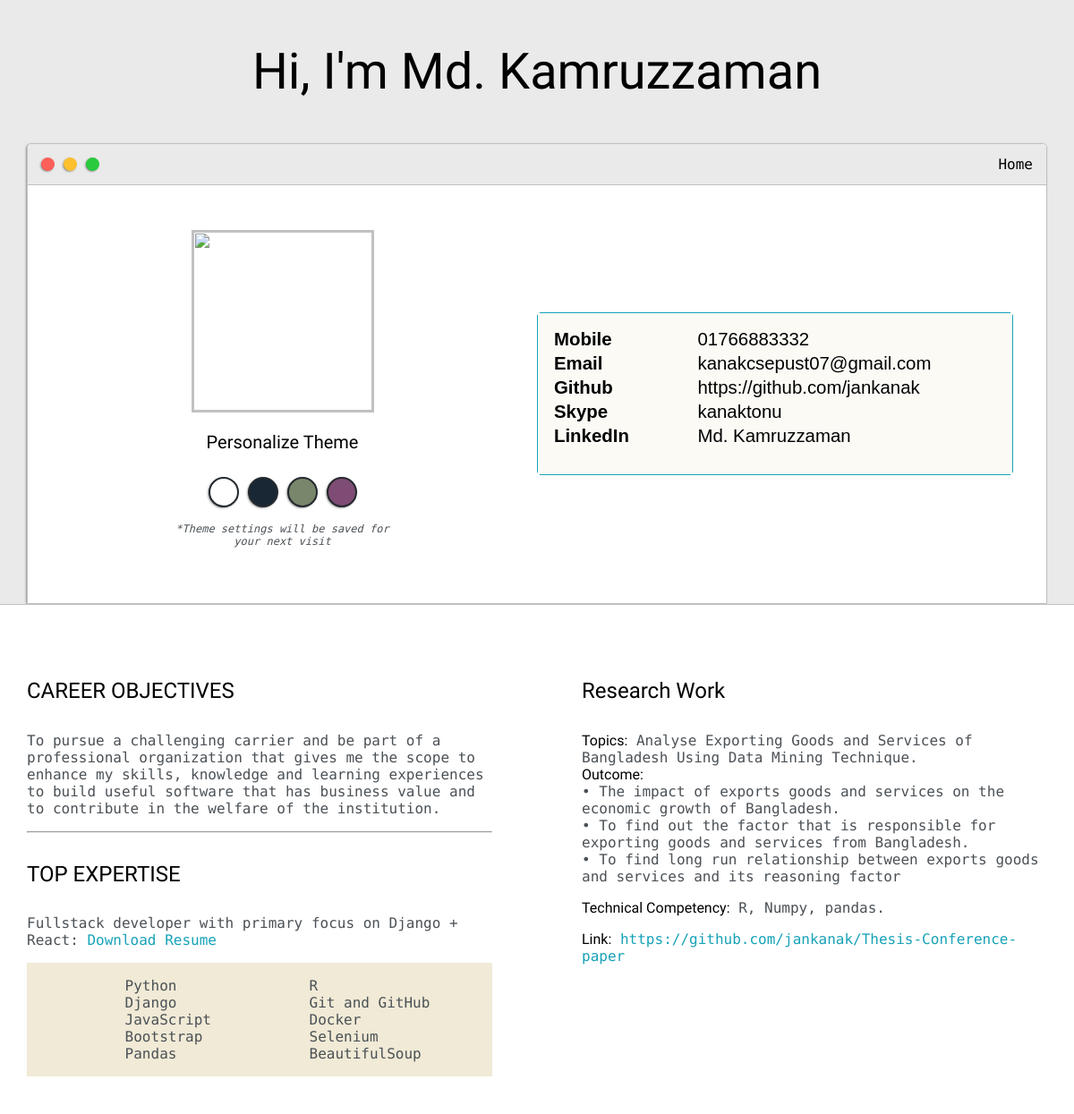
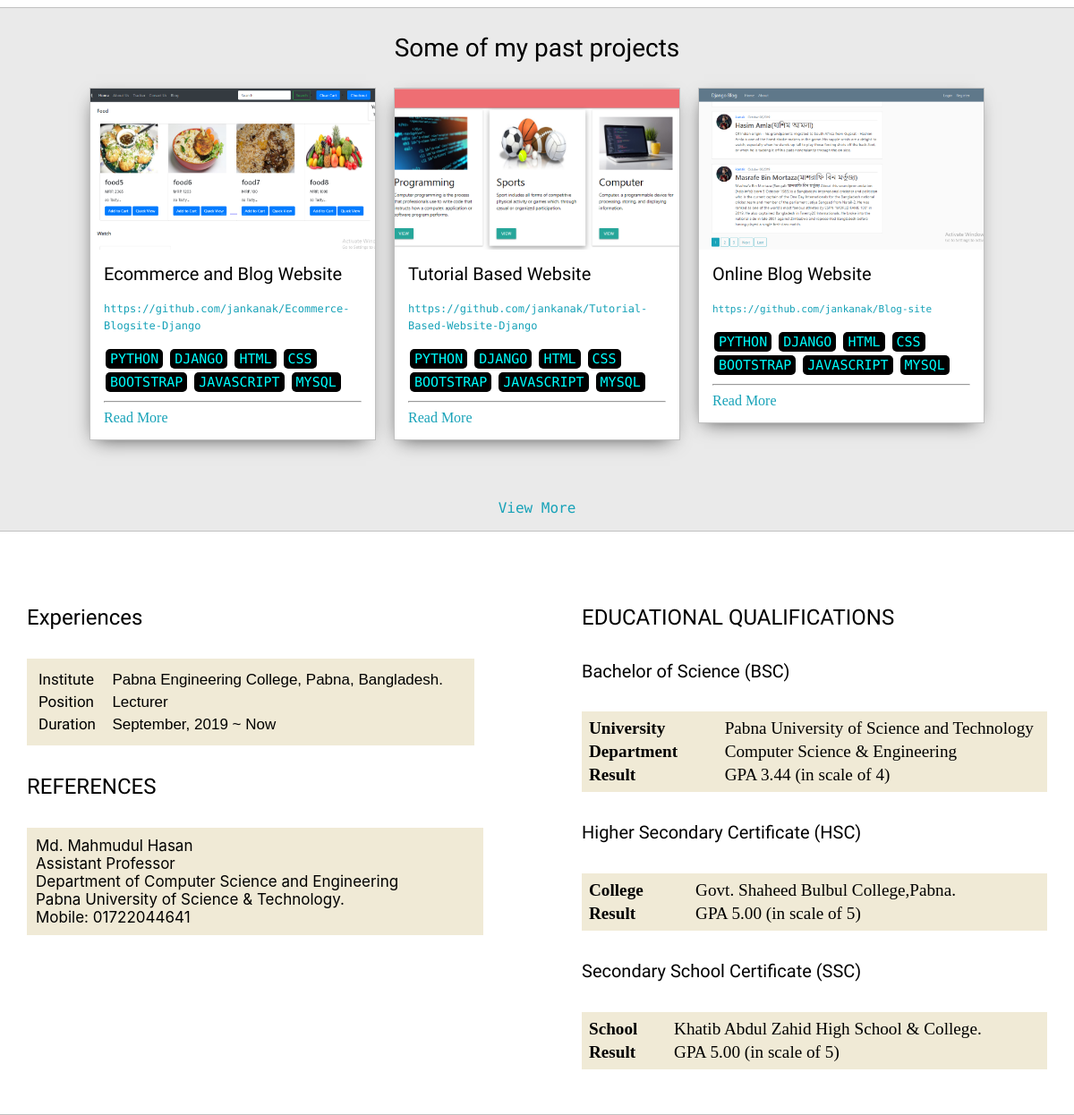
The page / on the database its author committed (2 pictures, top to bottom).
### base/models.py (models this page shows, shortened)
class Post(models.Model):
    headline=models.CharField(max_length=200)
    sub_headline=RichTextUploadingField(blank=True,null=True)
    thumbnail=models.ImageField(null=True,blank=True)
    body=RichTextUploadingField(blank=True,null=True)
    more_images=models.TextField(blank=True,null=True)
    created=models.DateTimeField(auto_now_add=True)
    active=models.BooleanField(default=False)
    featured=models.BooleanField(default=False)
    tags=models.ManyToManyField(Tag,null=True)
    slug=models.SlugField(blank=True,null=True)

class Tag(models.Model):
    name=models.CharField(max_length=200)
    def __str__(self):
        return self.name

### base/views.py (the view)
# urls.py: path('',views.home,name="home"),
def home(request):
    posts=Post.objects.all()[0:3]
    context={'posts':posts}
    return render(request,'base/index.html',context)

### base/templates/base/index.html (shortened to what this page needs)
<!DOCTYPE html>
{% load static %}
<html>
<head>
	<link rel="stylesheet" type="text/css" href="{% static 'css/default.css' %}">
	<link id="theme-style" rel="stylesheet" type="text/css" href="">
</head>
<body>
	<section class="s1">
		<div class="main-container">
			<div class="greeting-wrapper">
				<h1>Hi, I'm Md. Kamruzzaman
				</h1>
			</div>
			<div class="intro-wrapper">
				{% include 'base/navbar.html' %}
				<div class="left-column">
					<img id="profile_pic" src="{% static 'images/kanak.jpg' %}">
					<h5 style="text-align: center;line-height: 0;">Personalize Theme</h5>
					<div id="theme-options-wrapper">
						<div data-mode="light" id="light-mode" class="theme-dot"></div>
						<div data-mode="blue" id="blue-mode" class="theme-dot"></div>
						<div data-mode="green" id="green-mode" class="theme-dot"></div>
						<div data-mode="purple" id="purple-mode" class="theme-dot"></div>
					</div>
					<p id="settings-note">*Theme settings will be saved for<br>your next visit</p>
				</div>
				<div class="right-column">
						<div id="preview" style="width: 500px;height: 150px;font-family:Arial, Helvetica, sans-serif;font-size: 17px;">
							<div id="corner-tl" class="corner"></div>
							<div id="corner-tr" class="corner"></div>
									<table style="width:130%;font-size: 120%;">
									<tr>
										<td><b>Mobile</b> </td>
										<td>01766883332 </td>
									</tr>
									<tr>
										<td><b>Email</b> </td>
										<td>kanakcsepust07@gmail.com</td>
									</tr>
									<tr>
										<td><b>Github</b> </td>
										<td>https://github.com/jankanak</td>
									</tr>
									<tr>
										<td><b>Skype</b></td>
										<td>kanaktonu</td>
									</tr>
									<tr>
										<td><b>LinkedIn</b> </td>
										<td>Md. Kamruzzaman</td>
									</tr>
									</table>
							<div id="corner-br" class="corner"></div>
							<div id="corner-bl" class="corner"></div>
						</div>
				</div>
			</div>
		</div>
	</section>
	<section class="s2">
		<div class="main-container">
			<div class="about-wrapper">
				<div class="about-me">
					<h4>CAREER OBJECTIVES
					</h4>
					<p>To pursue a challenging carrier and be part of a professional organization that gives me the
						scope to enhance my skills, knowledge and learning experiences to build useful software
						that has business value and to contribute in the welfare of the institution.</p>
					<hr>
					<h4>TOP EXPERTISE</h4>
					<p>Fullstack developer with primary focus on Django + React: <a target="_blank" href="{% static 'resume.pdf' %}">Download Resume</a></p>
					<div id="skills">
						<ul>
							<li>Python</li>
							<li>Django</li>
							<li>JavaScript</li>
							<li>Bootstrap</li>
							<li>Pandas</li>
						</ul>
						<ul>
							<li>R</li>
							<li>Git and GitHub</li>
							<li>Docker</li>
							<li>Selenium</li>
							<li>BeautifulSoup</li>
						</ul>
					</div>
				</div>
				<div class="about-me">
					<h4>Research Work 	</h4>
					<p >
						<strong>Topics:</strong> Analyse Exporting Goods and Services of Bangladesh Using Data Mining Technique.<br>
						<strong>Outcome:</strong><br>
						• The impact of exports goods and services on the economic growth of Bangladesh.<br>
						• To find out the factor that is responsible for exporting goods and services from Bangladesh.<br>
						• To find long run relationship between exports goods and services and its
						reasoning factor<br>
					</p>
					<p>
						<strong>Technical Competency:</strong> R, Numpy, pandas.
					</p>
					<p>
						<strong> Link:</strong> <a href="https://github.com/jankanak/Thesis-Conference-paper"> https://github.com/jankanak/Thesis-Conference-paper </a>
					</p>
				</div>
			</div>
		</div>
	</section>
	<section class="s1">
		<div class="main-container">
			<h3 style="text-align: center;">Some of my past projects</h3>
			<div class="post-wrapper">
				{% for post in posts %}
				<div>
					<div class="post">
						<img class="thumbnail" src="{{ post.thumbnail.url }}">
						<div class="post-preview">
							<h5 class="post-title">{{ post.headline }}</h5>
							<p class="post-intro">{{ post.sub_headline|safe }}</p>
							{% for tag in post.tags.all %}
							<span class="tag" style="background-color: black; font-size: 15px;padding: 2px 5px; border-radius: 5px;">{{ tag }}</span>
							{% endfor %}
							<hr>
							<a href="{% url 'post' post.slug  %}">Read More</a>
						</div>
					</div>
				</div>
				{%  endfor %}
			</div>
			<p align="center">
				<a href="{% url 'posts' %}">View More </a>
			</p>
		</div>
	</section>
	<section class="s2">
		<div class="main-container">
			<div class="about-wrapper">
				<div class="about-me">
					<h4>Experiences</h4>
					<table style="width: 500px;font-family:Arial, Helvetica, sans-serif;font-size: 17px;padding-top: 10px; padding-bottom:10px;padding-left:10px;background-color: var(--previewShadow);">
						<tr>
							<td><strong style="padding-right: 10px;">Institute</strong>  </td>
							<td>Pabna Engineering College, Pabna, Bangladesh.  </td>
						</tr>
						<tr>
							<td><strong>Position</strong>	 </td>
							<td>Lecturer</td>
						</tr>
						<tr>
							<td><strong>Duration</strong></td>
							<td>September, 2019 ~ Now</td>
						</tr>
						</table>
						<h4>REFERENCES
						</h4>
						<p style= "padding-left:5px;padding-top:5px;color:black;width: 500px;font-family:-apple-system, BlinkMacSystemFont, 'Segoe UI', Roboto, Oxygen, Ubuntu, Cantarell, 'Open Sans', 'Helvetica Neue', sans-serif;font-size: 17px;padding-top: 10px; padding-bottom:10px;padding-left:10px;background-color: var(--previewShadow);">
							Md. Mahmudul Hasan <br>
							Assistant Professor<br>
							Department of Computer Science and Engineering<br>
							Pabna University of Science & Technology.<br>
							Mobile: 01722044641 <br>
						</p>
				</div>
				<div class="about-me">
					<h4> EDUCATIONAL QUALIFICATIONS 	</h4>
					<div class="bsc" style="padding-top: 0%;">
						<h5>Bachelor of Science (BSC) </h5>
						<div style="padding-top: 5px; padding-bottom:5px;padding-left:5px;background-color: var(--previewShadow);">
							<table style="width:130%;font-size: 120%;">
								<tr>
									<td><b>University</b> </td>
									<td> Pabna University of Science and Technology  </td>
								</tr>
								<tr>
									<td><b>Department </b> </td>
									<td>Computer Science & Engineering </td>
								</tr>
								<tr>
									<td><b>Result</b> </td>
									<td>GPA 3.44 (in scale of 4) </td>
								</tr>
							</table>
						</div>
					</div>
					<div class="bsc" >
						<h5>Higher Secondary Certificate (HSC) </h5>
						<div style="padding-top: 5px; padding-bottom:5px;padding-left:5px;background-color: var(--previewShadow);">
							<table style="width:130%;font-size: 120%;">
								<tr>
									<td><b>College </b> </td>
									<td>Govt. Shaheed Bulbul College,Pabna.  </td>
								</tr>
								<tr>
									<td><b>Result  </b> </td>
									<td> GPA 5.00 (in scale of 5)</td>
								</tr>
							</table>
						</div>
					</div>
					<div class="bsc">
						<h5>Secondary School Certificate (SSC)  </h5>
						<div  style="padding-top: 5px; padding-bottom:5px;padding-left:5px;background-color: var(--previewShadow);">
							<table style="width:130%;font-size: 120%;">
								<tr>
									<td ><b>School  </b> </td>
									<td>Khatib Abdul Zahid High School & College.  </td>
								</tr>
								<tr>
									<td><b>Result  </b> </td>
									<td> GPA 5.00 (in scale of 5)</td>
								</tr>
							</table>
						</div>
					</div>
				</div>
			</div>
		</div>
	</section>
</body>
</html>

### static/css/default.css (style rules this page uses)
:root { --mainColor:#eaeaea; --secondaryColor:#fff; --borderColor:#c1c1c1; --mainText:black; --secondaryText:#4b5156; --themeDotBorder:#24292e; --previewBg:rgb(251, 249, 243, 0.8); --previewShadow:#f0ead6; --buttonColor:black; }
html, body { padding: 0; margin: 0; scroll-behavior: smooth; }
body * { transition: 0.3s; }
h1, h2, h3, h4, h5, h6, strong { color: var(--mainText); font-family: 'Russo One', sans-serif; font-weight: 500; }
p, li, span, label, input, textarea { color: var(--secondaryText); font-family: 'Roboto Mono', monospace; }
a { text-decoration: none; color:#17a2b8; }
ul { list-style: none; }
h1 { font-size: 56px; }
h3 { font-size: 28px; }
h4 { font-size: 24px; }
h5 { font-size: 20px; }
.s1 { background-color: var(--mainColor); border-bottom:1px solid var(--borderColor); overflow:auto; }
.s2 { background-color: var(--secondaryColor); border-bottom:1px solid var(--borderColor); overflow:auto; }
.main-container { width: 1200px; margin: 0 auto; }
.greeting-wrapper { display: grid; text-align: center; align-content: center; min-height: 10em; }
.intro-wrapper { background-color: var(--secondaryColor); border:1px solid var(--borderColor); border-radius:5px 5px 0 0; -webkit-box-shadow: -1px 1px 3px -1px rgba(0,0,0,0.75); -moz-box-shadow: -1px 1px 3px -1px rgba(0,0,0,0.75); box-shadow: -1px 1px 3px -1px rgba(0,0,0,0.75); display: grid; grid-template-columns: 1fr 1fr; grid-template-areas: 'nav-wrapper nav-wrapper' 'left-column right-column' ; }
.left-column { grid-area: left-column; padding-top:50px; padding-bottom: 50px; }
#profile_pic { display: block; margin:0 auto; height: 200px; width: 200px; object-fit: cover; border:2px solid var(--borderColor); }
#theme-options-wrapper { display: flex; justify-content: center; }
.theme-dot { height: 30px; width: 30px; background-color: black; border-radius: 50%; margin: 5px; border:2px solid var(--themeDotBorder); -webkit-box-shadow: -1px 1px 3px -1px rgba(0,0,0,0.75); -moz-box-shadow: -1px 1px 3px -1px rgba(0,0,0,0.75); box-shadow: -1px 1px 3px -1px rgba(0,0,0,0.75); cursor: pointer; }
#light-mode { background-color: #fff; }
#blue-mode { background-color: #192734; }
#green-mode { background-color: #78866b; }
#purple-mode { background-color: #7E4C74; }
#settings-note { font-size: 12px; font-style: italic; text-align: center; }
.right-column { grid-area: right-column; display: grid; align-content: center; padding-top: 50px; padding-bottom: 50px; }
#preview { width: 500px; border:1.5px solid #17a2b8; background-color: var(--previewBg); padding:15px; position: relative; }
.corner { width:7px; height: 7px; border-radius: 50%; background-color: #fff; position: absolute; }
#corner-tl { top:-5px; left: -5px }
#corner-tr { top:-5px; right: -5px }
#corner-br { bottom:-5px; right: -5px }
#corner-bl { bottom:-5px; left: -5px }
.about-wrapper { display: grid; grid-template-columns: repeat(auto-fit, minmax(320px, 1fr)); padding-bottom: 50px; padding-top: 50px; gap:100px; }
#skills { display: flex; justify-content: space-evenly; background-color: var(--previewShadow); }
.post-wrapper { display: grid; grid-template-columns: repeat(auto-fit, 320px); gap:20px; justify-content: center; padding-bottom: 50px; }
.post { border:1px solid var(--borderColor); -webkit-box-shadow: -2px 7px 21px -9px rgba(0,0,0,0.75); -moz-box-shadow: -2px 7px 21px -9px rgba(0,0,0,0.75); box-shadow: -2px 7px 21px -9px rgba(0,0,0,0.75); }
.thumbnail { display: block; width: 100%; height:180px; object-fit: cover; }
.post-preview { background-color: #fff; padding:15px; }
.post-title { color:black; margin: 0; }
.post-intro { color:#4b5156; font-size: 14px; }
@media screen and (max-width: 1200px) { .main-container { width: 95%; } }
.tag { display: inline-block; color: aqua; background-color: azure; border-radius: 5px; margin: 2px; padding: 2px 5px; font-size: 12px ; }

### rows shown on the page
Post: thumbnail (picture), headline "Ecommerce and Blog Website", sub_headline "https://github.com/jankanak/Ecommerce-Blogsite-Django"
Tag: name "PYTHON"
Tag: name "DJANGO"
Tag: name "HTML"
Tag: name "CSS"
Tag: name "BOOTSTRAP"
Tag: name "JAVASCRIPT"
Tag: name "MYSQL"
Post: thumbnail (picture), headline "Tutorial Based Website", sub_headline "https://github.com/jankanak/Tutorial-Based-Website-Django"
Post: thumbnail (picture), headline "Online Blog Website", sub_headline "https://github.com/jankanak/Blog-site"
